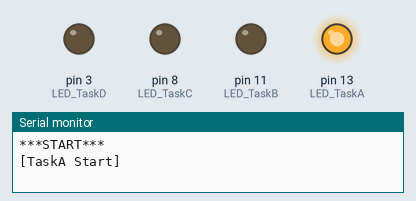
Simulated run of this sketch. Board: Arduino Uno, built with avr-gcc and run on an emulated ATmega328P. Parts: output pins drawn as LEDs (lit = HIGH), the last lines printed to the serial monitor.

Above: at 2.4 s.
At 7.4 s:
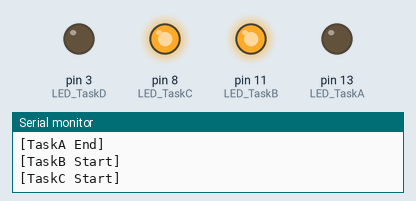
At 12.4 s:
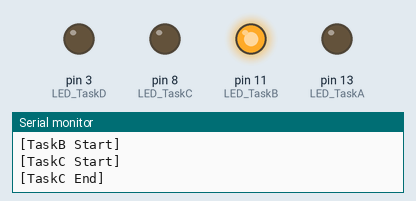
At 17.4 s:
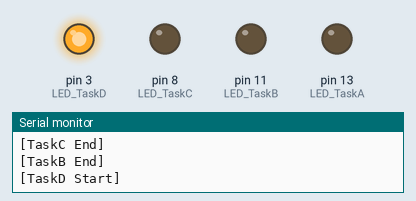
Timing chart, 0 to 26.0 s (numbered marks = the images above):
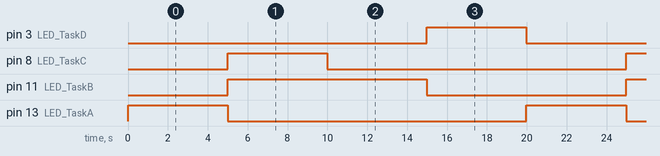

Measured:
- by itself, pin 3 (LED_TaskD), pin 8 (LED_TaskC), pin 13 (LED_TaskA): alternates HIGH for 5.0 s and LOW for 15.0 s
- by itself, pin 11 (LED_TaskB): alternates HIGH for 10.0 s and LOW for 10.0 s

The sketch:

EventFlagSample.ino
```cpp
/*
【バイナリセマフォ】
xSemaphoreCreateBinary()
通知・フラグ用途

【カウントセマフォ】
xSemaphoreCreateCounting()
リソース数管理

【ミューテックス】
xSemaphoreCreateMutex()
排他制御、優先度継承

【再帰的ミューテックス】
xSemaphoreCreateRecursiveMutex()
ネストロック対応
*/

#include <Arduino_FreeRTOS.h>
#include <event_groups.h>  // イベントグループ用のヘッダをインクルード

const int LED_TaskA = 13;
const int LED_TaskB = 11;
const int LED_TaskC = 8;
const int LED_TaskD = 3;

const int  TASK_A_FLAG = (1 << 0);   // タスクA用のイベントフラグ     (0b00000001)
const int  TASK_B_FLAG = (1 << 1);   // タスクB用のイベントフラグ     (0b00000010)
const int  TASK_C_FLAG = (1 << 2);   // タスクC用のイベントフラグ     (0b00000100)
const int TASK_D1_FLAG = (1 << 3);   // タスクD1用のイベントフラグ(1) (0b00001000)
const int TASK_D2_FLAG = (1 << 4);   // タスクD2用のイベントフラグ(2) (0b00010000)
const int  TASK_D_FLAG = TASK_D1_FLAG | TASK_D2_FLAG;
/*
TASK_D_FLAGの設定
元のプログラムでは「TASK_D_FLAG = 0x24;」と設定されていたが、
TASK_D_FLAGはTASK_D1_FLAGとTASK_D2_FLAGが両方立っている状態を表すので、
0x24(0b00100100, 36)ではなく、TASK_D1_FLAG | TASK_D2_FLAG( = 0x18(0b00011000, 24))のほうが適切?
*/
/*
タスクA:
このタスクはeventGroupのTASK_A_FLAGが立っているときに行われる。
シリアルモニタに「[TaskA Start]」と表示し、タスクA用LEDを点灯して5秒待つ。
その後、シリアルモニタに「[TaskA End]」と表示する。
最後にeventGroupのTASK_B_FLAGとTASK_C_FLAGを立てる。

タスクB:
このタスクはeventGroupのTASK_B_FLAGが立っているときに行われる。
シリアルモニタに「[TaskB Start]」と表示し、タスクB用LEDを点灯して10秒待つ。
その後、シリアルモニタに「[TaskB End]」と表示する。
最後にeventGroupのTASK_D1_FLAGを立てる。

タスクC:
このタスクはeventGroupのTASK_C_FLAGが立っているときに行われる。
シリアルモニタに「[TaskC Start]」と表示し、タスクC用LEDを点灯して5秒待つ。
その後、シリアルモニタに「[TaskC End]」と表示する。
最後にeventGroupのTASK_D2_FLAGを立てる。

タスクD:
このタスクはeventGroupのTASK_D1_FLAGとTASK_D2_FLAGが両方立っているときに行われる。
シリアルモニタに「[TaskD Start]」と表示し、タスクD用LEDを点灯して5秒待つ。
その後、シリアルモニタに「[TaskD End]」と表示する。
最後にeventGroupのTASK_A_FLAGを立てる。

このプログラムではsetup()内でeventGroupのTASK_A_FLAGを立ててから開始する。
そのため、TaskA用LEDを赤、TaskB用LEDを青、TaskC用LEDを緑、TaskD用LEDを黄とすると
赤点灯→5秒後に赤消灯、青と緑が同時に点灯開始->5秒後に緑消灯->さらに5秒後に青消灯、黄点灯→5秒後に黄色消灯→赤点灯に戻る
というサイクルでLEDが点灯・消灯してゆく。
*/

EventGroupHandle_t eventGroup;  // イベントグループのハンドルを定義

TaskHandle_t TaskA_Handler;
TaskHandle_t TaskB_Handler;
TaskHandle_t TaskC_Handler;
TaskHandle_t TaskD_Handler;

void setup() {
  pinMode( LED_TaskA, OUTPUT );
  pinMode( LED_TaskB, OUTPUT );
  pinMode( LED_TaskC, OUTPUT );
  pinMode( LED_TaskD, OUTPUT );

  Serial.begin(9600);
  Serial.println("***START***");

  eventGroup = xEventGroupCreate();   // イベントグループの作成

  xTaskCreate(TaskA, "A", 128, NULL, 1, &TaskA_Handler );
  xTaskCreate(TaskB, "B", 128, NULL, 1, &TaskB_Handler );
  xTaskCreate(TaskC, "C", 128, NULL, 1, &TaskC_Handler );//<-元はTaskB_HandlerだったがTaskC_Handlerのほうが適切?
  xTaskCreate(TaskD, "D", 128, NULL, 1, &TaskD_Handler );//<-元はTaskB_HandlerだったがTaskD_Handlerのほうが適切?

  xEventGroupSetBits(eventGroup, TASK_A_FLAG);  // タスクAを最初に開始させる

  vTaskStartScheduler();
}

void loop(){}

void TaskA(void *pvParameters){
  while(1){
    // タスクAがフラグを取得するまで待機
    xEventGroupWaitBits(
      eventGroup,       //イベントグループのハンドル（識別子）
      TASK_A_FLAG,      //タスクAが待機しているビットフラグ。タスクAはこのフラグがセットされるのを待つ。
      pdTRUE,           //タスクAがこのビットをキャッチした後に、そのビットを0にする。->後処理も考えてある
      pdFALSE,          //単一のビット（TASK_A_FLAG）のみがセットされるのを待つ。すべてのビットを待つわけではない。
      portMAX_DELAY     //ビットがセットされるまでの待機時間。portMAX_DELAYだと無限に待機しタスクはずっとブロック状態になる。
    );

    Serial.println("[TaskA Start]");
    digitalWrite( LED_TaskA, HIGH );
    vTaskDelay(5000 / portTICK_PERIOD_MS);
    digitalWrite( LED_TaskA, LOW );
    Serial.println("[TaskA End]");

    // タスクBのフラグを設定してタスクBを解放
    xEventGroupSetBits(
      eventGroup,       //操作対象のイベントグループのハンドル（識別子）
      TASK_B_FLAG       //イベントグループ内で1をセットしたいビットを指定する値
    );

    // タスクCのフラグを設定してタスクCを解放
    xEventGroupSetBits(eventGroup, TASK_C_FLAG);

    vTaskDelay(100 / portTICK_PERIOD_MS);
  }
}

void TaskB(void *pvParameters){
  while(1){
    // タスクBがフラグを取得するまで待機
    xEventGroupWaitBits(eventGroup, TASK_B_FLAG, pdTRUE, pdFALSE, portMAX_DELAY);

    Serial.println("[TaskB Start]");
    digitalWrite( LED_TaskB, HIGH );
    vTaskDelay(10000 / portTICK_PERIOD_MS);
    digitalWrite( LED_TaskB, LOW );
    Serial.println("[TaskB End]");

    // タスクDのフラグを設定(D1)
    xEventGroupSetBits(eventGroup, TASK_D1_FLAG);

    vTaskDelay(100 / portTICK_PERIOD_MS);
  }
}

void TaskC(void *pvParameters){
  while(1){
    // タスクCがフラグを取得するまで待機
    xEventGroupWaitBits(eventGroup, TASK_C_FLAG, pdTRUE, pdFALSE, portMAX_DELAY);

    Serial.println("[TaskC Start]");
    digitalWrite( LED_TaskC, HIGH );
    vTaskDelay(5000 / portTICK_PERIOD_MS);
    digitalWrite( LED_TaskC, LOW );
    Serial.println("[TaskC End]");

    // タスクDのフラグを設定(D2)
    xEventGroupSetBits(eventGroup, TASK_D2_FLAG);

    vTaskDelay(100 / portTICK_PERIOD_MS);
  }
}

void TaskD(void *pvParameters){
  while(1){
    // タスクDがフラグ(D1,D2)を取得するまで待機
    xEventGroupWaitBits(eventGroup, TASK_D_FLAG, pdTRUE, pdTRUE, portMAX_DELAY);
    // xEventGroupWaitBits(eventGroup, 24(0B00011000), pdTRUE, pdTRUE, portMAX_DELAY);
    // TASK_D1_FLAG | TASK_D2_FLAG　= 0b00011000なので0x18=24?

    Serial.println("[TaskD Start]");
    digitalWrite( LED_TaskD, HIGH );
    vTaskDelay(5000 / portTICK_PERIOD_MS);
    digitalWrite( LED_TaskD, LOW );
    Serial.println("[TaskD End]");

    // タスクAのフラグを設定
    xEventGroupSetBits(eventGroup, TASK_A_FLAG);

    vTaskDelay(100 / portTICK_PERIOD_MS);
  }
}
```
